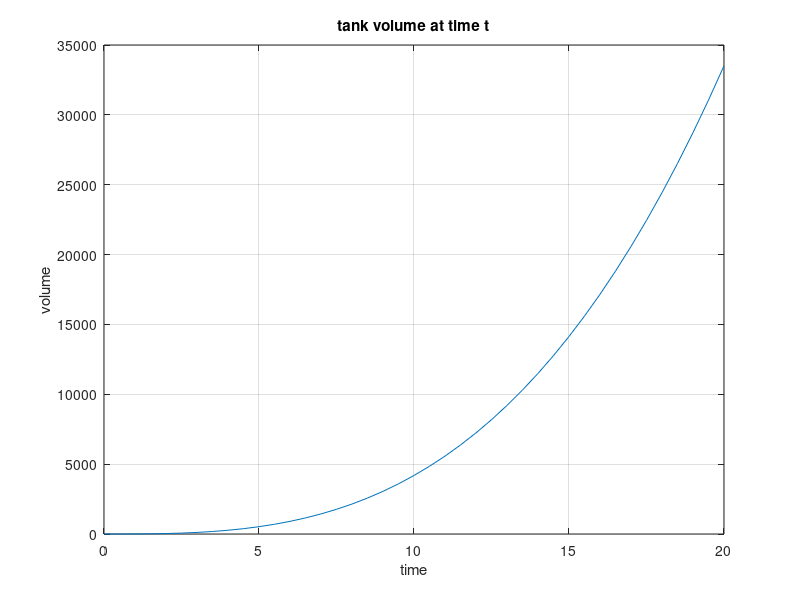

MATLAB code to generate this figure:
clc
clear
disp('Emilio Lopez')
for r=0:.5:20
    v=(4/3)*pi*r^3
    line=sprintf('For an input of %5.1f the output is%10.5f',r,v);
    disp(line)
    disp('')
    pause(.25)
end

clc
clear

r=NaN(1,41)
v=NaN(1,41)

for i=1:41
    r(i)=-0.5+i*0.5
    v(i)=(4/3)*pi*r(i)^3
    pause(.1)
end
plot(r,v)
title('tank volume at time t')
xlabel('time')
ylabel('volume')

grid on